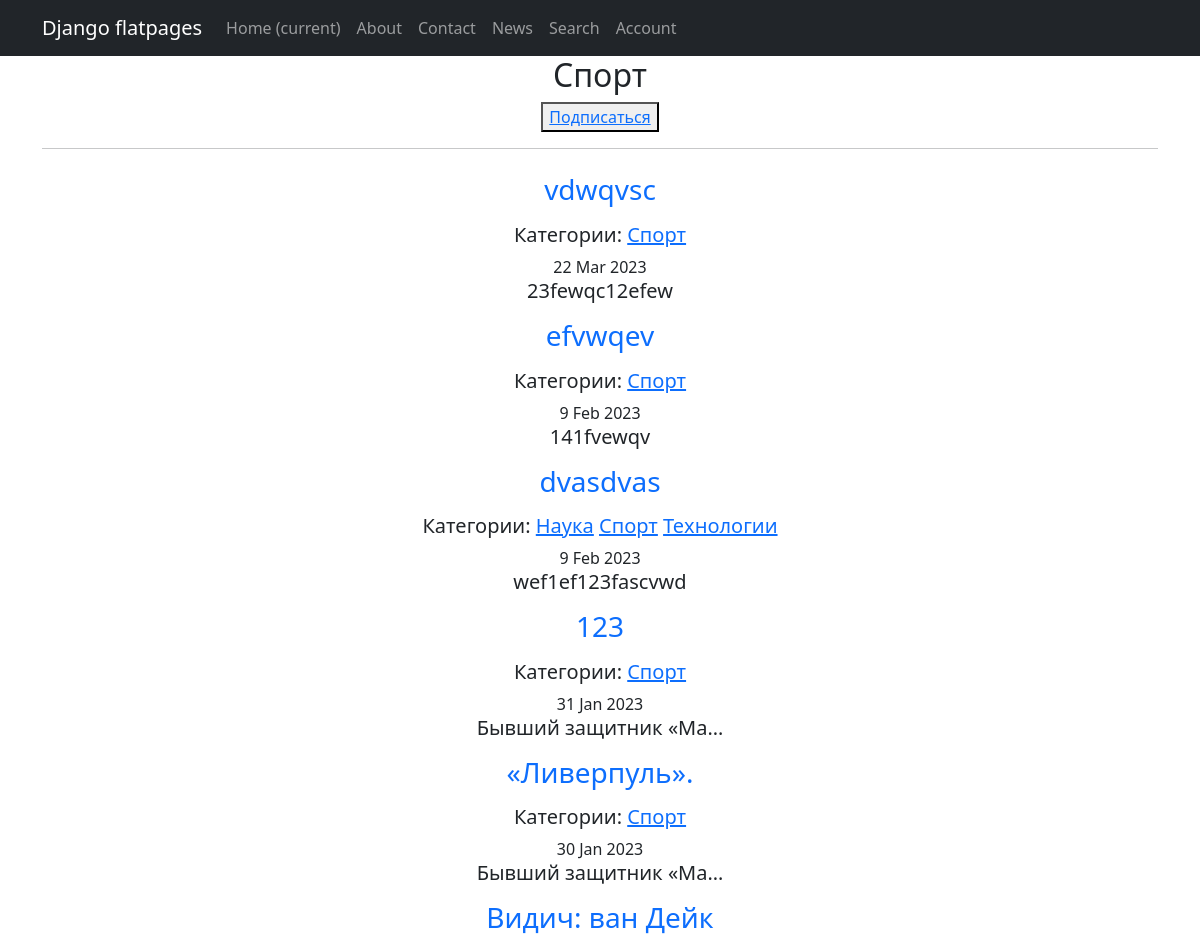
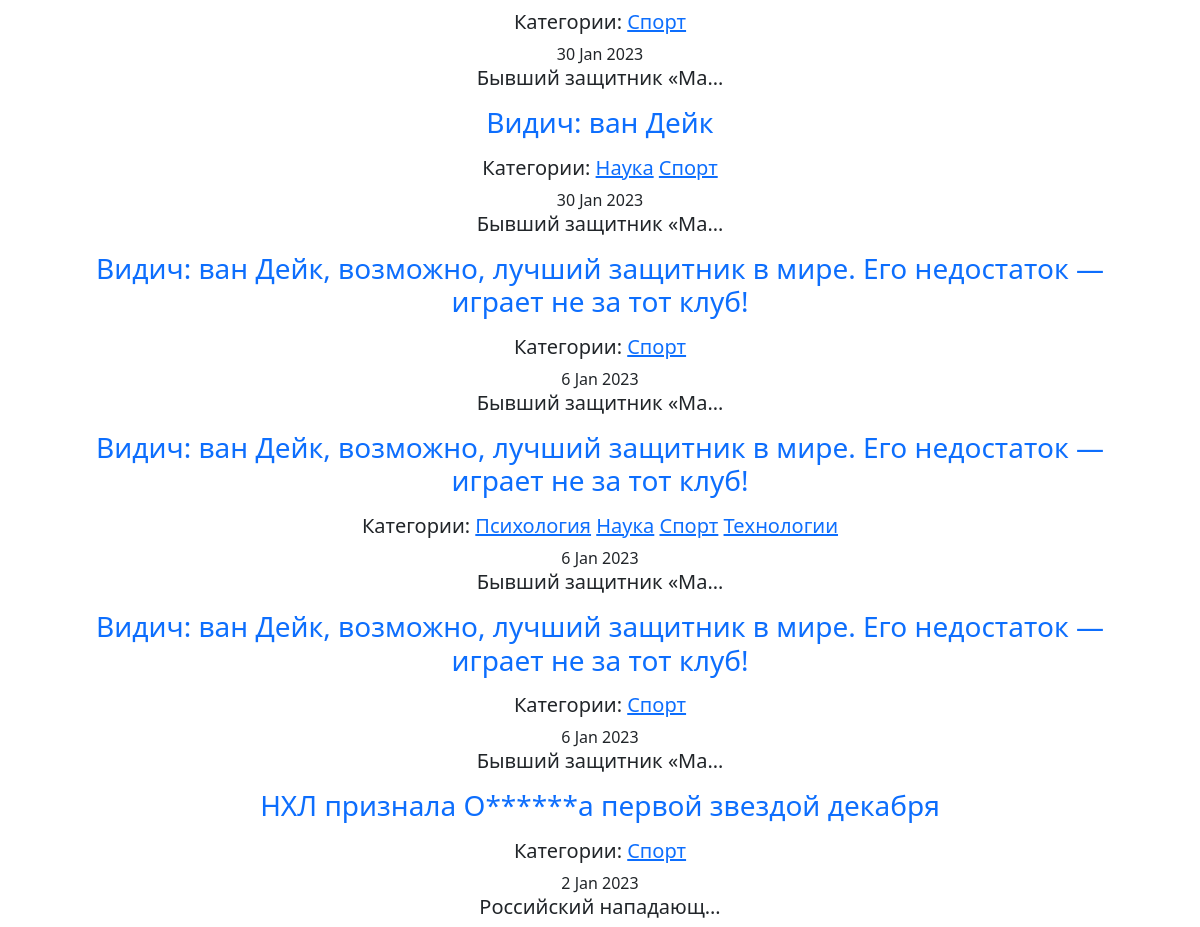
The app's page /categories/2 with its own data (2 pictures, top to bottom).
### news/models.py (models this page shows, shortened)
class Category(models.Model):
    name = models.CharField(max_length=127, unique=True)
    subscribers = models.ManyToManyField(User, blank=True, null=True, related_name='categories')
    def __str__(self):
        return f'{self.name}'

class Post(models.Model):
    author = models.ForeignKey(Author, on_delete=models.CASCADE)
    type = models.CharField(max_length=10, choices=TYPES, default='article')
    time_in = models.DateTimeField(auto_now_add=True)
    category = models.ManyToManyField(Category, through='PostCategory')
    title = models.CharField(max_length=255)
    text = models.TextField()
    rating = models.IntegerField(default=0)

### news/views.py (the view)
# urls.py: path('categories/<int:pk>', CategoryList.as_view(), name='category_list'),
class CategoryList(ListView):
    model = Post
    template_name = 'category.html'
    ordering = '-time_in'
    context_object_name = 'categories'
    def get_queryset(self):
        self.category = get_object_or_404(Category, id=self.kwargs['pk'])
        queryset = Post.objects.filter(category=self.category).order_by('-time_in')
        return queryset
    def get_context_data(self, **kwargs):
        context = super().get_context_data(**kwargs)
        context['is_not_subscriber'] = self.request.user not in self.category.subscribers.all()
        context['category'] = self.category
        return context

### news/templatetags/custom_filters.py (called while the page is built)
@register.filter()
def censor(text):
    non_cens = ['редиска', 'овечкин', 'новость', 'это', 'что', 'год']
    try:
        if not isinstance(text, str):
            raise CensorException('Error')
        for word in non_cens:
            text = re.sub(word, word[0] + '*' * (len(word) - 1), text)
            title_word = word.title()
            text = re.sub(title_word, title_word[0] + '*' * (len(word) - 1), text)
        return text
    except CensorException as e:
        print(e)

### templates/category.html (shortened to what this page needs)
{% extends 'flatpages/default.html' %}
{% load custom_filters %}
{% block content %}
    <h2>{{category}}</h2>
    {% if is_not_subscriber %}
        <button><a href="{% url 'subscribe' category.id %}">Подписаться</a></button>
    {% endif %}
    <hr>
    {% if categories %}
        {% for new in categories %}
            <a class="nav-link" href="/news/{{new.id}}"><h3>{{ new.title|censor }}</h3></a>
            {% if new.category.all %}
                <h5>Категории:
                    {% for category in new.category.all %}
                        <a href="{% url 'category_list' category.id %}">{{category}}</a>
                    {% endfor %}
                </h5>
            {% endif %}
            <time>{{ new.time_in|date:'j M Y' }}</time>
            <h5>{{ new.text|censor|truncatechars:20 }}</h5>
        {% endfor %}
    {% else %}
        <h4>Новостей нет!</h4>
    {% endif %}
{% endblock%}

### records on screen
Category: name "Спорт"
Post: title|censor "vdwqvsc", time_in "22 Mar 2023", text|censor "23fewqc12efew"
Post: title|censor "efvwqev", time_in "9 Feb 2023", text|censor "141fvewqv"
Post: title|censor "dvasdvas", time_in "9 Feb 2023", text|censor "wef1ef123fascvwd"
Category: name "Наука"
Category: name "Технологии"
Post: title|censor "123", time_in "31 Jan 2023", text|censor "Бывший защитник «Ма…"
Post: title|censor "«Ливерпуль».", time_in "30 Jan 2023", text|censor "Бывший защитник «Ма…"
Post: title|censor "Видич: ван Дейк", time_in "30 Jan 2023", text|censor "Бывший защитник «Ма…"
Post: title|censor "Видич: ван Дейк", time_in "30 Jan 2023", text|censor "Бывший защитник «Ма…"
Post: title|censor "Видич: ван Дейк, возможно, лучший защитник в мире. Его недостаток — играет не за тот клуб!", time_in "6 Jan 2023", text|censor "Бывший защитник «Ма…"
Post: title|censor "Видич: ван Дейк, возможно, лучший защитник в мире. Его недостаток — играет не за тот клуб!", time_in "6 Jan 2023", text|censor "Бывший защитник «Ма…"
Category: name "Психология"
Post: title|censor "Видич: ван Дейк, возможно, лучший защитник в мире. Его недостаток — играет не за тот клуб!", time_in "6 Jan 2023", text|censor "Бывший защитник «Ма…"
Post: title|censor "НХЛ признала О******а первой звездой декабря", time_in "2 Jan 2023", text|censor "Российский нападающ…"
